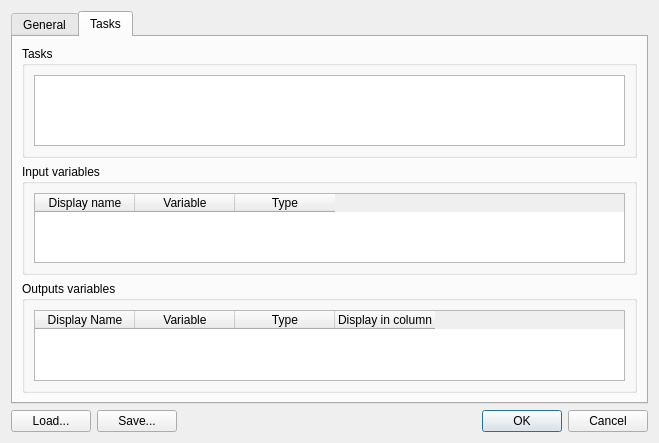
<?xml version="1.0" encoding="UTF-8"?>
<ui version="4.0">
 <class>Settings</class>
 <widget class="QDialog" name="Settings">
  <property name="geometry">
   <rect>
    <x>0</x>
    <y>0</y>
    <width>659</width>
    <height>423</height>
   </rect>
  </property>
  <property name="windowTitle">
   <string>Dialog</string>
  </property>
  <layout class="QVBoxLayout" name="verticalLayout_3">
   <item>
    <widget class="QTabWidget" name="settings">
     <property name="currentIndex">
      <number>1</number>
     </property>
     <widget class="QWidget" name="tab">
      <attribute name="title">
       <string>General</string>
      </attribute>
      <layout class="QFormLayout" name="formLayout">
       <item row="0" column="0">
        <widget class="QLabel" name="label">
         <property name="text">
          <string>Number of CPU processes:</string>
         </property>
        </widget>
       </item>
       <item row="0" column="1">
        <widget class="QSpinBox" name="spinBox">
         <property name="minimum">
          <number>1</number>
         </property>
         <property name="maximum">
          <number>256</number>
         </property>
         <property name="value">
          <number>10</number>
         </property>
        </widget>
       </item>
       <item row="1" column="0">
        <widget class="QLabel" name="label_2">
         <property name="text">
          <string>Number of GPU processes:</string>
         </property>
        </widget>
       </item>
       <item row="1" column="1">
        <widget class="QSpinBox" name="spinBox_2">
         <property name="minimum">
          <number>1</number>
         </property>
         <property name="maximum">
          <number>256</number>
         </property>
         <property name="value">
          <number>2</number>
         </property>
        </widget>
       </item>
       <item row="2" column="0">
        <widget class="QLabel" name="label_3">
         <property name="text">
          <string extracomment="comma separated list of IDs">GPU IDs:</string>
         </property>
        </widget>
       </item>
       <item row="2" column="1">
        <widget class="QLineEdit" name="lineEdit">
         <property name="text">
          <string>0,1</string>
         </property>
        </widget>
       </item>
      </layout>
     </widget>
     <widget class="QWidget" name="tab_2">
      <attribute name="title">
       <string>Tasks</string>
      </attribute>
      <layout class="QVBoxLayout" name="verticalLayout">
       <item>
        <widget class="QGroupBox" name="groupBox_3">
         <property name="title">
          <string>Tasks</string>
         </property>
         <layout class="QVBoxLayout" name="verticalLayout_2">
          <item>
           <widget class="QTreeWidget" name="task_tree">
            <property name="dragEnabled">
             <bool>true</bool>
            </property>
            <property name="defaultDropAction">
             <enum>Qt::MoveAction</enum>
            </property>
            <property name="itemsExpandable">
             <bool>false</bool>
            </property>
            <property name="expandsOnDoubleClick">
             <bool>false</bool>
            </property>
            <property name="columnCount">
             <number>3</number>
            </property>
            <attribute name="headerVisible">
             <bool>false</bool>
            </attribute>
            <attribute name="headerCascadingSectionResizes">
             <bool>false</bool>
            </attribute>
            <attribute name="headerHighlightSections">
             <bool>false</bool>
            </attribute>
            <attribute name="headerStretchLastSection">
             <bool>false</bool>
            </attribute>
            <column>
             <property name="text">
              <string>Name</string>
             </property>
            </column>
            <column>
             <property name="text">
              <string>Script</string>
             </property>
            </column>
            <column>
             <property name="text">
              <string>GPU task</string>
             </property>
            </column>
           </widget>
          </item>
         </layout>
        </widget>
       </item>
       <item>
        <widget class="QGroupBox" name="groupBox">
         <property name="title">
          <string>Input variables</string>
         </property>
         <layout class="QHBoxLayout" name="horizontalLayout_2">
          <item>
           <widget class="QTableWidget" name="input_variable_table">
            <column>
             <property name="text">
              <string>Display name</string>
             </property>
            </column>
            <column>
             <property name="text">
              <string>Variable</string>
             </property>
            </column>
            <column>
             <property name="text">
              <string>Type</string>
             </property>
            </column>
           </widget>
          </item>
         </layout>
        </widget>
       </item>
       <item>
        <widget class="QGroupBox" name="groupBox_2">
         <property name="title">
          <string>Outputs variables</string>
         </property>
         <layout class="QHBoxLayout" name="horizontalLayout">
          <item>
           <widget class="QTableWidget" name="output_variable_table">
            <property name="selectionMode">
             <enum>QAbstractItemView::SingleSelection</enum>
            </property>
            <property name="selectionBehavior">
             <enum>QAbstractItemView::SelectRows</enum>
            </property>
            <column>
             <property name="text">
              <string>Display Name</string>
             </property>
            </column>
            <column>
             <property name="text">
              <string>Variable</string>
             </property>
            </column>
            <column>
             <property name="text">
              <string>Type</string>
             </property>
            </column>
            <column>
             <property name="text">
              <string>Display in column</string>
             </property>
            </column>
           </widget>
          </item>
         </layout>
        </widget>
       </item>
      </layout>
     </widget>
    </widget>
   </item>
   <item>
    <layout class="QHBoxLayout" name="horizontalLayout_3">
     <item>
      <widget class="QPushButton" name="load">
       <property name="text">
        <string>Load...</string>
       </property>
      </widget>
     </item>
     <item>
      <widget class="QPushButton" name="save">
       <property name="text">
        <string>Save...</string>
       </property>
      </widget>
     </item>
     <item>
      <widget class="QDialogButtonBox" name="buttonBox">
       <property name="orientation">
        <enum>Qt::Horizontal</enum>
       </property>
       <property name="standardButtons">
        <set>QDialogButtonBox::Cancel|QDialogButtonBox::Ok</set>
       </property>
       <property name="centerButtons">
        <bool>false</bool>
       </property>
      </widget>
     </item>
    </layout>
   </item>
  </layout>
 </widget>
 <resources/>
 <connections>
  <connection>
   <sender>buttonBox</sender>
   <signal>accepted()</signal>
   <receiver>Settings</receiver>
   <slot>accept()</slot>
   <hints>
    <hint type="sourcelabel">
     <x>227</x>
     <y>401</y>
    </hint>
    <hint type="destinationlabel">
     <x>157</x>
     <y>274</y>
    </hint>
   </hints>
  </connection>
  <connection>
   <sender>buttonBox</sender>
   <signal>rejected()</signal>
   <receiver>Settings</receiver>
   <slot>reject()</slot>
   <hints>
    <hint type="sourcelabel">
     <x>295</x>
     <y>407</y>
    </hint>
    <hint type="destinationlabel">
     <x>286</x>
     <y>274</y>
    </hint>
   </hints>
  </connection>
  <connection>
   <sender>load</sender>
   <signal>clicked()</signal>
   <receiver>Settings</receiver>
   <slot>loadFromFile()</slot>
   <hints>
    <hint type="sourcelabel">
     <x>43</x>
     <y>396</y>
    </hint>
    <hint type="destinationlabel">
     <x>4</x>
     <y>390</y>
    </hint>
   </hints>
  </connection>
  <connection>
   <sender>save</sender>
   <signal>clicked()</signal>
   <receiver>Settings</receiver>
   <slot>saveToFile()</slot>
   <hints>
    <hint type="sourcelabel">
     <x>140</x>
     <y>400</y>
    </hint>
    <hint type="destinationlabel">
     <x>117</x>
     <y>385</y>
    </hint>
   </hints>
  </connection>
 </connections>
 <slots>
  <slot>loadFromFile()</slot>
  <slot>saveToFile()</slot>
 </slots>
</ui>
